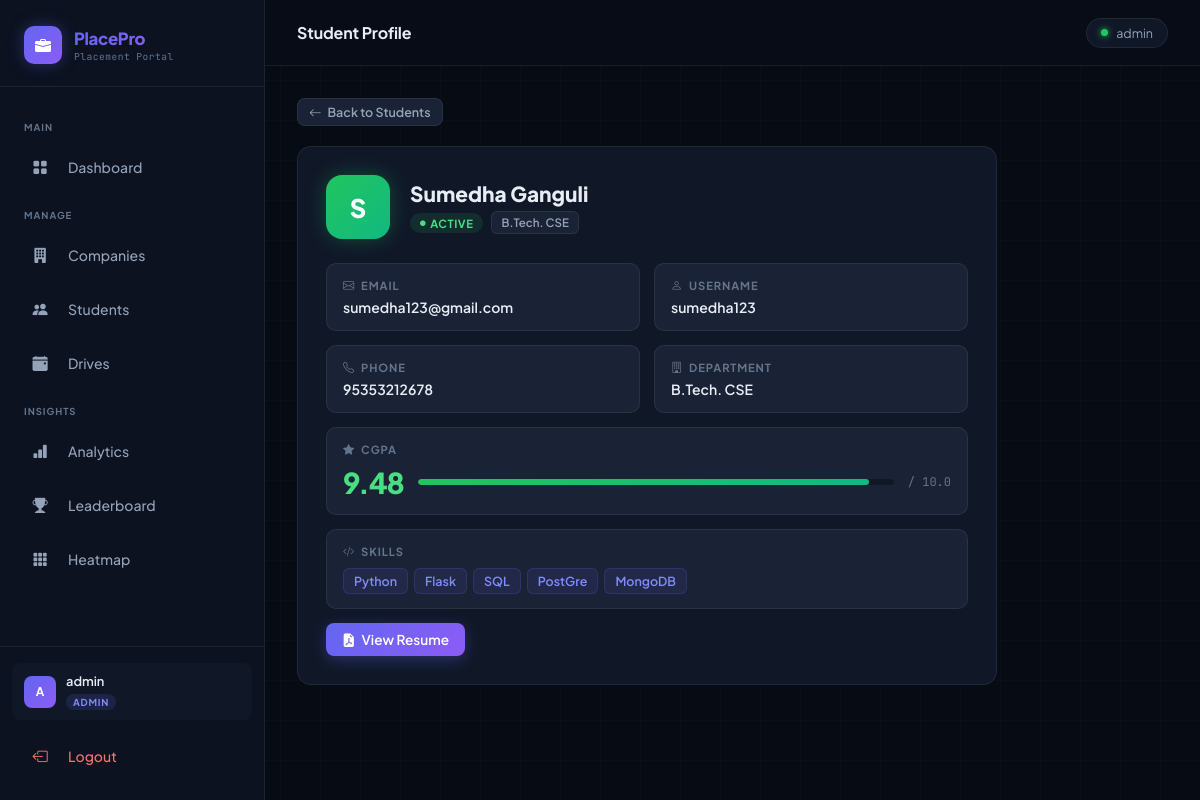
Page /admin/student/1/profile (signed in) on the committed database.
### models.py (models this page shows)
class User(db.Model, UserMixin):
    id = db.Column(db.Integer, primary_key=True)
    username = db.Column(db.String(80), unique=True, nullable=False)
    email = db.Column(db.String(120), unique=True, nullable=False)
    password = db.Column(db.String(200), nullable=False)
    role = db.Column(db.String(20), nullable=False)
    is_active = db.Column(db.Boolean, default=True)
    created_at = db.Column(db.DateTime, default=datetime.utcnow)

class Student(db.Model):
    id              = db.Column(db.Integer, primary_key=True)
    user_id         = db.Column(db.Integer, db.ForeignKey('user.id'), nullable=False)
    full_name       = db.Column(db.String(100))
    phone           = db.Column(db.String(20))
    department      = db.Column(db.String(100))
    cgpa            = db.Column(db.Float)
    skills          = db.Column(db.Text)   # comma-separated skills
    resume_filename = db.Column(db.String(200))
    is_blacklisted  = db.Column(db.Boolean, default=False)
    graduation_year = db.Column(db.Integer)
    about           = db.Column(db.Text)
    linkedin        = db.Column(db.String(200))
    github          = db.Column(db.String(200))
    portfolio_url   = db.Column(db.String(200))
    user            = db.relationship('User', backref='student_profile')

### app.py (the view)
@app.route('/admin/student/<int:id>/profile')
@login_required
@admin_required
def admin_view_student(id):
    student = Student.query.get_or_404(id)
    return render_template('admin/student_profile.html', student=student)

### app.py (called while the page is built)
@login_manager.user_loader
def load_user(user_id):
    return User.query.get(int(user_id))

def admin_required(f):
    @wraps(f)
    def decorated(*args, **kwargs):
        if not current_user.is_authenticated or current_user.role != 'admin':
            flash('Admin access only.', 'danger')
            return redirect(url_for('login'))
        return f(*args, **kwargs)
    return decorated

### templates/admin/student_profile.html (shortened to what this page needs)
{% extends 'base.html' %}
{% block page_title %}Student Profile{% endblock %}
{% block content %}
<div style="max-width:700px;" class="fade-up">
  <a href="{{ url_for('admin_students') }}" class="btn btn-secondary btn-sm" style="margin-bottom:20px;">
    <i class="bi bi-arrow-left"></i> Back to Students
  </a>
  <div class="card" style="margin-bottom:16px;">
    <div class="card-body" style="padding:28px;">
      <div style="display:flex;align-items:center;gap:20px;margin-bottom:24px;">
        <div style="width:64px;height:64px;border-radius:16px;flex-shrink:0;
                    background:linear-gradient(135deg,#22c55e,#10b981);
                    display:grid;place-items:center;font-size:1.6rem;font-weight:800;color:#fff;
                    box-shadow:0 0 20px rgba(34,197,94,0.3);">
          {{ student.full_name[0].upper() if student.full_name else '?' }}
        </div>
        <div>
          <h2 style="font-size:1.3rem;font-weight:800;margin-bottom:4px;">{{ student.full_name }}</h2>
          <div style="display:flex;gap:8px;align-items:center;flex-wrap:wrap;">
            {% if student.is_blacklisted %}
            <span class="badge badge-blacklisted"><i class="bi bi-slash-circle-fill"></i> Blacklisted</span>
            {% else %}
            <span class="badge badge-active"><i class="bi bi-circle-fill" style="font-size:0.5em;"></i> Active</span>
            {% endif %}
            {% if student.department %}
            <span style="background:var(--surface2);border:1px solid var(--border);border-radius:6px;
                         padding:3px 9px;font-size:0.72rem;font-weight:600;color:var(--muted2);">{{ student.department
              }}</span>
            {% endif %}
          </div>
        </div>
      </div>
      <div style="display:grid;grid-template-columns:1fr 1fr;gap:14px;">
        {% for label, value, icon in [
        ('Email', student.user.email, 'envelope'),
        ('Username', student.user.username, 'person'),
        ('Phone', student.phone or '—', 'telephone'),
        ('Department', student.department or '—', 'building'),
        ] %}
        <div style="background:var(--surface2);border:1px solid var(--border);border-radius:10px;padding:14px 16px;">
          <div style="font-size:0.7rem;font-weight:700;text-transform:uppercase;letter-spacing:0.08em;
                      color:var(--muted);margin-bottom:6px;display:flex;align-items:center;gap:6px;">
            <i class="bi bi-{{ icon }}"></i> {{ label }}
          </div>
          <div style="font-size:0.875rem;font-weight:600;color:var(--text);">{{ value }}</div>
        </div>
        {% endfor %}
      </div>
      <div
        style="margin-top:14px;background:var(--surface2);border:1px solid var(--border);border-radius:10px;padding:14px 16px;">
        <div style="font-size:0.7rem;font-weight:700;text-transform:uppercase;letter-spacing:0.08em;
                    color:var(--muted);margin-bottom:8px;display:flex;align-items:center;gap:6px;">
          <i class="bi bi-star-fill"></i> CGPA
        </div>
        <div style="display:flex;align-items:center;gap:14px;">
          <span
            style="font-size:1.8rem;font-weight:800;letter-spacing:-0.04em;
                       color:{% if student.cgpa and student.cgpa >= 8 %}#4ade80{% elif student.cgpa and student.cgpa >= 6 %}#fbbf24{% else %}var(--muted){% endif %};">
            {{ student.cgpa or '—' }}
          </span>
          {% if student.cgpa %}
          <div style="flex:1;background:var(--surface);border-radius:99px;height:6px;overflow:hidden;">
            <div style="height:100%;width:{{ (student.cgpa / 10 * 100) }}%;
                        background:{% if student.cgpa >= 8 %}linear-gradient(90deg,#22c55e,#10b981){% elif student.cgpa >= 6 %}linear-gradient(90deg,#f59e0b,#f97316){% else %}linear-gradient(90deg,#ef4444,#f87171){% endif %};
                        border-radius:99px;"></div>
          </div>
          <span style="font-size:0.75rem;color:var(--muted);font-family:'JetBrains Mono',monospace;">/ 10.0</span>
          {% endif %}
        </div>
      </div>
      {% if student.skills %}
      <div
        style="margin-top:14px;background:var(--surface2);border:1px solid var(--border);border-radius:10px;padding:14px 16px;">
        <div style="font-size:0.7rem;font-weight:700;text-transform:uppercase;letter-spacing:0.08em;
                    color:var(--muted);margin-bottom:10px;display:flex;align-items:center;gap:6px;">
          <i class="bi bi-code-slash"></i> Skills
        </div>
        <div style="display:flex;flex-wrap:wrap;gap:6px;">
          {% for skill in student.skills.split(',') %}
          <span style="background:rgba(99,102,241,0.1);border:1px solid rgba(99,102,241,0.2);
                       border-radius:6px;padding:4px 10px;font-size:0.78rem;font-weight:600;color:#818cf8;">
            {{ skill.strip() }}
          </span>
          {% endfor %}
        </div>
      </div>
      {% endif %}
      {% if student.resume_filename %}
      <div style="margin-top:14px;">
        <a href="{{ url_for('static', filename='uploads/' + student.resume_filename) }}" class="btn btn-primary"
          target="_blank">
          <i class="bi bi-file-earmark-pdf-fill"></i> View Resume
        </a>
      </div>
      {% else %}
      <p style="margin-top:14px;font-size:0.82rem;color:var(--muted);">
        <i class="bi bi-file-earmark me-1"></i>No resume uploaded.
      </p>
      {% endif %}
    </div>
  </div>
</div>
{% endblock %}

### templates/base.html (shortened to what this page needs)
<!DOCTYPE html>
<html lang="en">
<head>
    <link href="https://cdn.jsdelivr.net/npm/bootstrap-icons@1.11.0/font/bootstrap-icons.css" rel="stylesheet">
</head>
<body>
    {% if current_user.is_authenticated %}
    <aside class="sidebar">
        <div class="sidebar-brand">
            <div class="brand-icon"><i class="bi bi-briefcase-fill"></i></div>
            <div>
                <div class="brand-name">PlacePro</div>
                <div class="brand-tag">Placement Portal</div>
            </div>
        </div>
        <nav class="sidebar-nav">
            {% if current_user.role == 'admin' %}
            <div class="nav-section-label">Main</div>
            <a href="{{ url_for('admin_dashboard') }}"
                class="nav-link {% if request.endpoint == 'admin_dashboard' %}active{% endif %}">
                <span class="nav-icon"><i class="bi bi-grid-fill"></i></span> Dashboard
            </a>
            <div class="nav-section-label">Manage</div>
            <a href="{{ url_for('admin_companies') }}"
                class="nav-link {% if request.endpoint == 'admin_companies' %}active{% endif %}">
                <span class="nav-icon"><i class="bi bi-building-fill"></i></span> Companies
            </a>
            <a href="{{ url_for('admin_students') }}"
                class="nav-link {% if request.endpoint == 'admin_students' %}active{% endif %}">
                <span class="nav-icon"><i class="bi bi-people-fill"></i></span> Students
            </a>
            <a href="{{ url_for('admin_drives') }}"
                class="nav-link {% if request.endpoint == 'admin_drives' %}active{% endif %}">
                <span class="nav-icon"><i class="bi bi-calendar-event-fill"></i></span> Drives
            </a>
            <div class="nav-section-label">Insights</div>
            <a href="{{ url_for('admin_charts') }}"
                class="nav-link {% if request.endpoint == 'admin_charts' %}active{% endif %}">
                <span class="nav-icon"><i class="bi bi-bar-chart-fill"></i></span> Analytics
            </a>
            <a href="{{ url_for('admin_leaderboard') }}"
                class="nav-link {% if request.endpoint == 'admin_leaderboard' %}active{% endif %}">
                <span class="nav-icon"><i class="bi bi-trophy-fill"></i></span> Leaderboard
            </a>
            <a href="{{ url_for('admin_heatmap') }}"
                class="nav-link {% if request.endpoint == 'admin_heatmap' %}active{% endif %}">
                <span class="nav-icon"><i class="bi bi-grid-3x3-gap-fill"></i></span> Heatmap
            </a>
            {% endif %}
        </nav>
        <div class="sidebar-footer">
            <div class="user-pill" style="margin-bottom:10px;">
                <div class="user-avatar">{{ current_user.username[0].upper() }}</div>
                <div>
                    <div class="user-name">{{ current_user.username }}</div>
                    <span class="role-tag {{ current_user.role }}">{{ current_user.role }}</span>
                </div>
            </div>
            <a href="{{ url_for('logout') }}" class="nav-link danger">
                <span class="nav-icon"><i class="bi bi-box-arrow-left"></i></span> Logout
            </a>
        </div>
    </aside>
    <div class="topbar">
        <div class="page-title">{% block page_title %}{% endblock %}</div>
        <div class="topbar-actions">
            <div class="topbar-chip">
                <div class="online-dot"></div>
                <span style="font-size:0.78rem; color:var(--muted2);">{{ current_user.username }}</span>
            </div>
        </div>
    </div>
    <main class="main-content">
        <div class="page-body">
            {% else %}
            <div class="auth-wrap">
                {% endif %}
                {% block content %}{% endblock %}
                {% if current_user.is_authenticated %}
            </div>
    </main>
    {% else %}
    </div>
    {% endif %}
</body>
</html>

### rows in the picture
User: username "A", username "admin", role "ADMIN"
Student: full_name "S", full_name "Sumedha Ganguli", department "B.Tech. CSE", label "PHONE", phone "95353212678", label "DEPARTMENT", cgpa "9.48"
User: label "EMAIL", email "sumedha123@gmail.com", label "USERNAME", username "sumedha123"

### other values in the picture
{{ skill.strip() }} "Python" "Flask" "SQL" "PostGre" "MongoDB"
